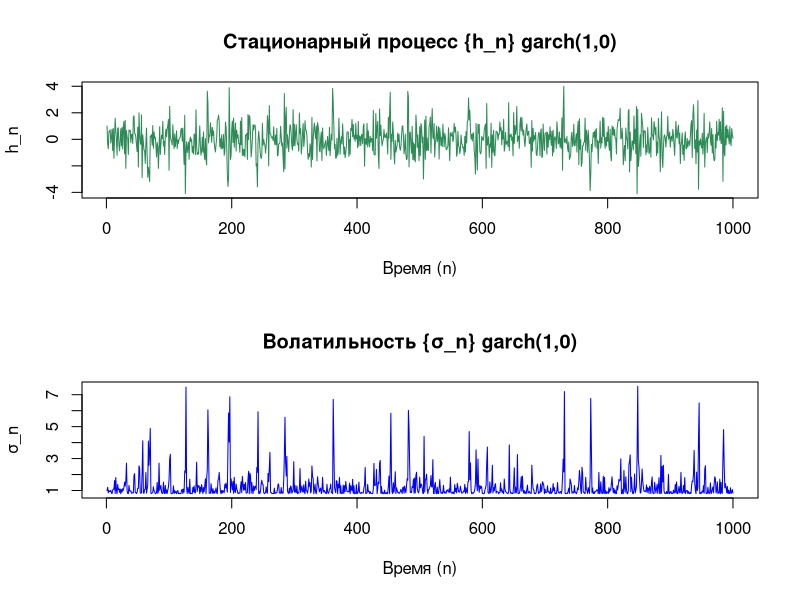

Write the R code that produced this figure.
# Проверка наличия библиотеки tseries
if (!require(tseries)) {
  install.packages("tseries")  # Установка пакета, если он не установлен
}
library(tseries)

# set.seed(123) # На случай если нужно получать одни и те же случ числа
                # Напрмер что бы сравнивать методы оценки мнк и garch 

# Задание 1 ----

# Функция для моделирования процесса garch(1,0)
garch_process <- function(a0, a1, num_obs, initial_volatility = 1, initial_process_value = 1) {
  if (a0 <= 0) stop("a0 должно быть положительным")  # Проверка, что a0 положительно
  if (a1 <= 0 || a1 >= 1) stop("a1 должно быть в диапазоне (0, 1)")  # Проверка диапазона a1
  
  process_values <- numeric(num_obs)  # Инициализация вектора значений процесса
  volatility <- numeric(num_obs)       # Инициализация вектора волатильности
  
  errors <- rnorm(num_obs, mean = 0, sd = 1)  # Генерация случайных ошибок
  volatility[1] <- initial_volatility          # Установка начальной волатильности
  process_values[1] <- initial_process_value   # Установка начального значения процесса
  
  # Основной цикл для вычисления значений процесса и волатильности
  for (t in 2:num_obs) {
    volatility[t] <- a0 + a1 * (process_values[t - 1])^2  # Вычисление волатильности
    process_values[t] <- sqrt(volatility[t]) * errors[t]    # Вычисление значений процесса
  }
  
  par(mfrow = c(2, 1))  # Разделение графиков на 2 строки
  plot(process_values, type = 'l', col = 'seagreen',
       main = 'Стационарный процесс {h_n} garch(1,0)', 
       ylab = 'h_n', xlab = 'Время (n)')  # График значений процесса
  
  plot(volatility, type = 'l', col = 'blue',
       main = 'Волатильность {σ_n} garch(1,0)', 
       ylab = 'σ_n', xlab = 'Время (n)')  # График волатильности
  
  return(process_values)  # Возврат значений процесса
}

# Генерация garch(1,0) с параметрами 
n <- 1000  # Количество наблюдений
a0 <- 0.8  # Значение a0
a1 <- 0.4  # Значение a1

result <- garch_process(a0, a1, n)  # Моделирование процесса garch(1,0)

# Задание 2 ----

# Оценка параметров a0 и a1 методом наименьших квадратов

# Функция для оценки a1
estimate_a1 <- function(h) {
  n <- length(h)  # Длина вектора h
  h_sq <- h^2     # Квадраты значений процесса
  
  # Вычисление необходимых сумм
  sum_h_sq <- sum(h_sq)                  # Сумма h^2
  sum_h_sq_lag <- sum(h_sq[-1])          # Сумма h^2 с лагом
  sum_h_sq_lag_sq <- sum(h_sq[-n]^2)     # Сумма (h^2)^2 с лагом
  sum_h_sq_product <- sum(h_sq[-1] * h_sq[-n])  # Сумма произведений
  
  # Вычисление коэффициента a1
  numerator <- (sum_h_sq_product / (n - 1)) - (sum_h_sq * sum_h_sq_lag) / (n^2)
  denominator <- (sum_h_sq_lag_sq / (n - 1)) - (sum_h_sq_lag / (n - 1))^2
  
  return(numerator / denominator)  # Возврат оценки a1
}

# Функция для оценки a0
estimate_a0 <- function(h, a1) {
  h_sq <- h^2  # Квадраты значений процесса
  return(mean(h_sq) - a1 * mean(h[-1]^2))  # Среднее значение h^2 минус влияние a1
}

# Вычисление оценок
est_a1 <- estimate_a1(result)   # Оценка a1
est_a0 <- estimate_a0(result, est_a1)   # Оценка a0

# Печать результатов оценки методом наименьших квадратов
cat("Оценка a0 методом наименьших квадратов:", est_a0, "\n")   # Вывод оценки a0
cat("Оценка a1 методом наименьших квадратов:", est_a1, "\n")   # Вывод оценки a1

# Задание 3 ----

# Оценка параметров a0 и a1 с использованием функции garch() из пакета tseries

# Формируем выборку h_n для оценки параметров
h_n <- result   # Используем результат моделирования как выборку

# Оценка параметров с помощью функции garch()
garch_fit <- garch(h_n, order = c(0, 1), trace = FALSE)   # Используем порядок (0, 1) для garch(1,0)

# Извлечение оценок параметров
est_a0_garch <- coef(garch_fit)[1]   # Оценка a0
est_a1_garch <- coef(garch_fit)[2]   # Оценка a1

# Печать результатов оценки методом garch()
cat("Оценка a0 методом garch():", est_a0_garch, "\n")   # Вывод оценки a0
cat("Оценка a1 методом garch():", est_a1_garch, "\n")   # Вывод оценки a1

# Выводы о сравнении оценок параметров
cat("\nСравнение оценок параметров:\n")
cat("Метод наименьших квадратов:\n")
cat("a0:", est_a0, ", a1:", est_a1, "\n")
cat("Метод garch():\n")
cat("a0:", est_a0_garch, ", a1:", est_a1_garch, "\n")

